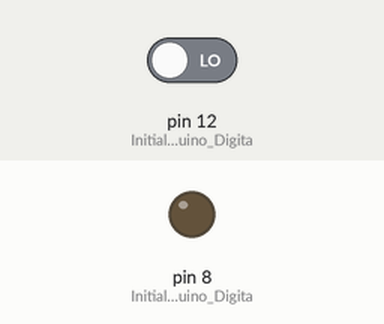
Bench run of a sketch on a simulated Arduino Uno, built with avr-gcc and run on an emulated ATmega328P. On the bench: output pins drawn as LEDs (lit = HIGH). Inputs (shaded band) come from the test bench; at power-on: pin 12 (Initialize_Arduino_Digita) LOW.

Above: at 1.2 s.
1.3 s: pin 12 (Initialize_Arduino_Digita) driven HIGH
At 2.5 s:
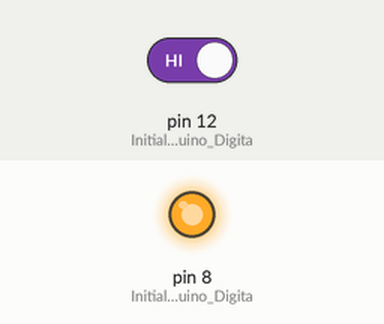
2.8 s: pin 12 (Initialize_Arduino_Digita) driven LOW
At 3.8 s:
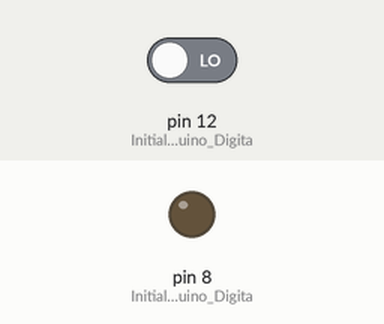
Timing chart, 0 to 5.8 s (numbered marks = the images above; inputs shaded):
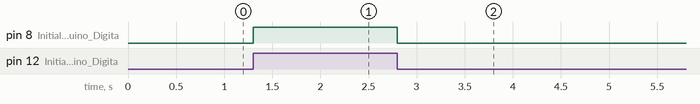

Measured:
- after the input at 1.3 s, pin 8 (Initialize_Arduino_Digita): LOW → HIGH at once
- after the input at 2.8 s, pin 8 (Initialize_Arduino_Digita): HIGH → LOW at once

The sketch:

sketch5.ino
```cpp
//Pushbutton switch demo: LED is connected to digital pin 8 and Pushbutton is connected to digital pin 12.
//The LED glows when the button is pressed.

char inputButtonState;

void setup()
{
  pinMode(8, OUTPUT);        // Initialize Arduino Digital Pins 8 as output for connecting LED
  pinMode(12,INPUT);         // Initialize Arduino Digital Pins 12 as input for connecting Pushbutton
}


void loop()
{
  inputButtonState = digitalRead(12); //Read the Pushbutton state.

  if (inputButtonState == HIGH)
  {
    digitalWrite(8, HIGH);  //Switch on LED
    delay(250);
  }
  else
  {
    digitalWrite(8, LOW);   //Switch off LED
  }

}
```
